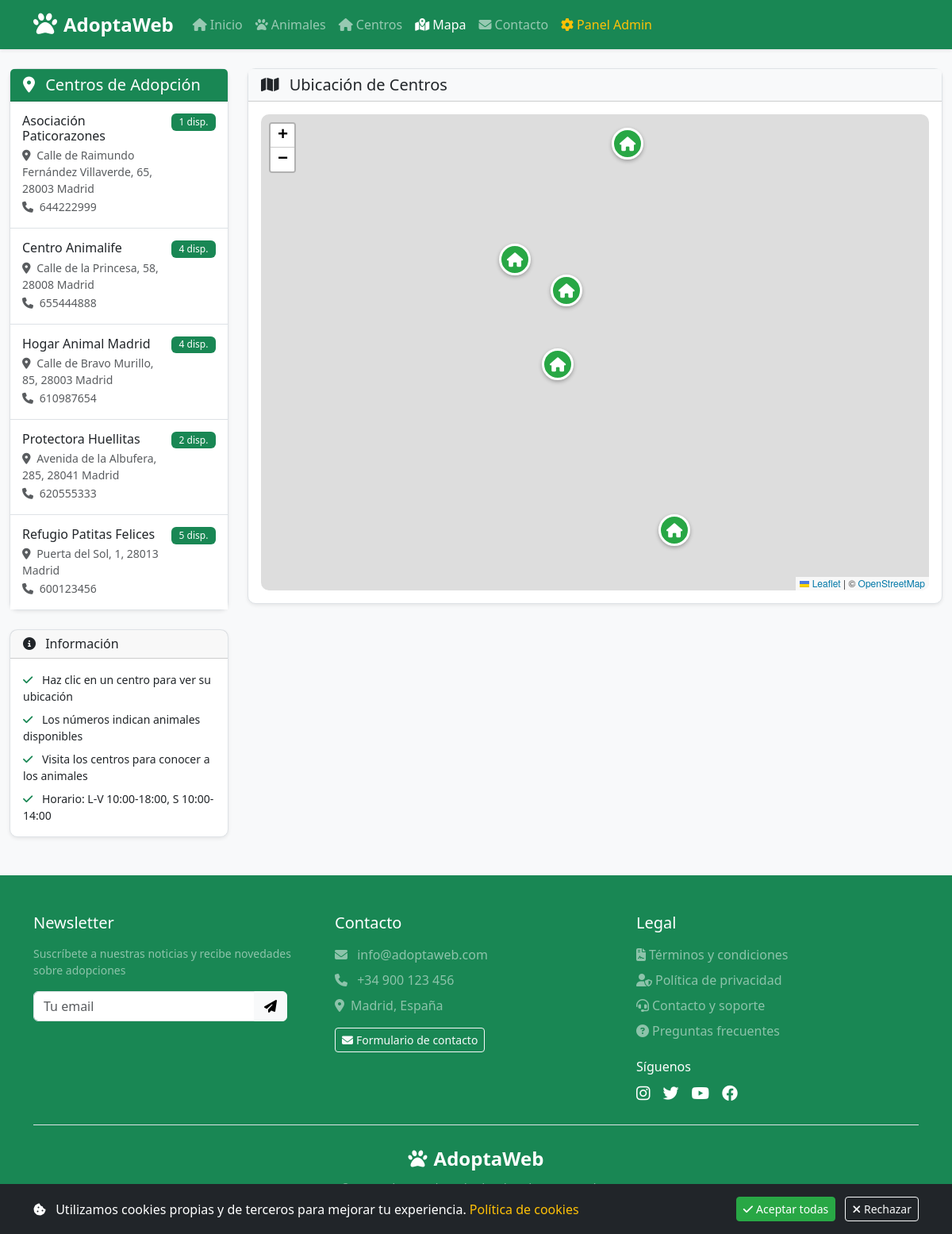
/mapa.php (signed in), run on the app's committed database.
### tables this page shows
CREATE TABLE `centros` (
  `id_centro` int(11) NOT NULL,
  `nombre` varchar(150) NOT NULL,
  `direccion` varchar(255) DEFAULT NULL,
  `telefono` varchar(20) DEFAULT NULL,
  `email` varchar(150) DEFAULT NULL,
  `web` varchar(150) DEFAULT NULL,
  `fecha_alta` datetime DEFAULT current_timestamp(),
  `latitud` decimal(10,8) DEFAULT NULL,
  `longitud` decimal(10,8) DEFAULT NULL,
  `imagen_url` varchar(255) DEFAULT NULL
);

### mapa.php (the view, shortened to what this page needs)
<?php
require_once 'includes/config.php';
$stmt = $pdo->query("
    SELECT c.*,
           COUNT(a.id_animal) as total_animales,
           SUM(CASE WHEN a.estado = 'Disponible' THEN 1 ELSE 0 END) as disponibles
    FROM centros c
    LEFT JOIN animales a ON c.id_centro = a.id_centro
    GROUP BY c.id_centro
    ORDER BY c.nombre
");
$centros = $stmt->fetchAll();
?>
<!DOCTYPE html>
<html lang="es">
<head>
    <?php include 'includes/header.php'; ?>
    <link rel="stylesheet" href="https://unpkg.com/leaflet@1.9.4/dist/leaflet.css" />
</head>
<body>
    <?php include 'includes/navbar.php'; ?>
    <div class="container-fluid mt-4">
        <div class="row">
            <div class="col-lg-4 col-xl-3">
                <div class="card shadow-sm mb-4">
                    <div class="card-header bg-success text-white">
                        <h5 class="mb-0">
                            <i class="fas fa-map-marker-alt me-2"></i>
                            Centros de Adopción
                        </h5>
                    </div>
                    <div class="card-body p-0">
                        <div class="list-group list-group-flush" id="lista-centros">
                            <?php if (count($centros) > 0): ?>
                                <?php foreach ($centros as $centro):
                                    if ($centro['latitud'] && $centro['longitud']) {
                                        $lat = $centro['latitud'];
                                        $lng = $centro['longitud'];
                                    } else {
                                        $lat = 40.4168 + (rand(-50, 50) / 1000);
                                        $lng = -3.7038 + (rand(-50, 50) / 1000);
                                    }
                                ?>
                                <div class="list-group-item centro-item"
                                     data-id="<?= $centro['id_centro'] ?>"
                                     data-lat="<?= $lat ?>"
                                     data-lng="<?= $lng ?>"
                                     data-nombre="<?= htmlspecialchars($centro['nombre']) ?>"
                                     data-direccion="<?= htmlspecialchars($centro['direccion']) ?>"
                                     data-telefono="<?= htmlspecialchars($centro['telefono']) ?>"
                                     data-email="<?= htmlspecialchars($centro['email']) ?>"
                                     data-disponibles="<?= $centro['disponibles'] ?>"
                                     data-total="<?= $centro['total_animales'] ?>">
                                    <div class="d-flex justify-content-between align-items-start">
                                        <div class="me-2">
                                            <h6 class="mb-1"><?= htmlspecialchars($centro['nombre']) ?></h6>
                                            <small class="text-muted d-block">
                                                <i class="fas fa-map-marker-alt me-1"></i>
                                                <?= htmlspecialchars($centro['direccion']) ?>
                                            </small>
                                            <small class="text-muted">
                                                <i class="fas fa-phone me-1"></i>
                                                <?= htmlspecialchars($centro['telefono']) ?>
                                            </small>
                                        </div>
                                        <span class="badge bg-success">
                                            <?= $centro['disponibles'] ?> disp.
                                        </span>
                                    </div>
                                </div>
                                <?php endforeach; ?>
                            <?php endif; ?>
                        </div>
                    </div>
                </div>
                <div class="card shadow-sm">
                    <div class="card-header">
                        <h6 class="mb-0">
                            <i class="fas fa-info-circle me-2"></i>
                            Información
                        </h6>
                    </div>
                    <div class="card-body">
                        <p class="small mb-2">
                            <i class="fas fa-check text-success me-2"></i>
                            Haz clic en un centro para ver su ubicación
                        </p>
                        <p class="small mb-2">
                            <i class="fas fa-check text-success me-2"></i>
                            Los números indican animales disponibles
                        </p>
                        <p class="small mb-2">
                            <i class="fas fa-check text-success me-2"></i>
                            Visita los centros para conocer a los animales
                        </p>
                        <p class="small mb-0">
                            <i class="fas fa-check text-success me-2"></i>
                            Horario: L-V 10:00-18:00, S 10:00-14:00
                        </p>
                    </div>
                </div>
            </div>
            <div class="col-lg-8 col-xl-9">
                <div class="card shadow-sm">
                    <div class="card-header bg-light">
                        <h5 class="mb-0">
                            <i class="fas fa-map me-2"></i>
                            Ubicación de Centros
                        </h5>
                    </div>
                    <div class="card-body p-3">
                        <div id="mapa"></div>
                    </div>
                </div>
            </div>
        </div>
    </div>
    <?php include 'includes/footer.php'; ?>
</body>
</html>

### css/styles.css (style rules this page uses)
:root { --primary-color: #28a745; --secondary-color: #218838; --light-bg: #f8f9fa; --dark-bg: #343a40; }
body { font-family: 'Segoe UI', Tahoma, Geneva, Verdana, sans-serif; background-color: #f8f9fa; }
.card { border-radius: 10px; border: 1px solid #dee2e6; transition: transform 0.3s, box-shadow 0.3s; }
.badge { font-weight: 500; padding: 0.4em 0.8em; }

### mapa.php (style rules this page uses)
#mapa { height: 600px; border-radius: 10px; z-index: 1; }
.centro-item { cursor: pointer; transition: all 0.3s; border-left: 3px solid transparent; padding: 15px; }

### data on the page
centros: nombre "Asociación Paticorazones", direccion "Calle de Raimundo Fernández Villaverde, 65, 28003 Madrid", telefono "644222999", disponibles "1"
centros: nombre "Centro Animalife", direccion "Calle de la Princesa, 58, 28008 Madrid", telefono "655444888", disponibles "4"
centros: nombre "Hogar Animal Madrid", direccion "Calle de Bravo Murillo, 85, 28003 Madrid", telefono "610987654", disponibles "4"
centros: nombre "Protectora Huellitas", direccion "Avenida de la Albufera, 285, 28041 Madrid", telefono "620555333", disponibles "2"
centros: nombre "Refugio Patitas Felices", direccion "Puerta del Sol, 1, 28013 Madrid", telefono "600123456", disponibles "5"
